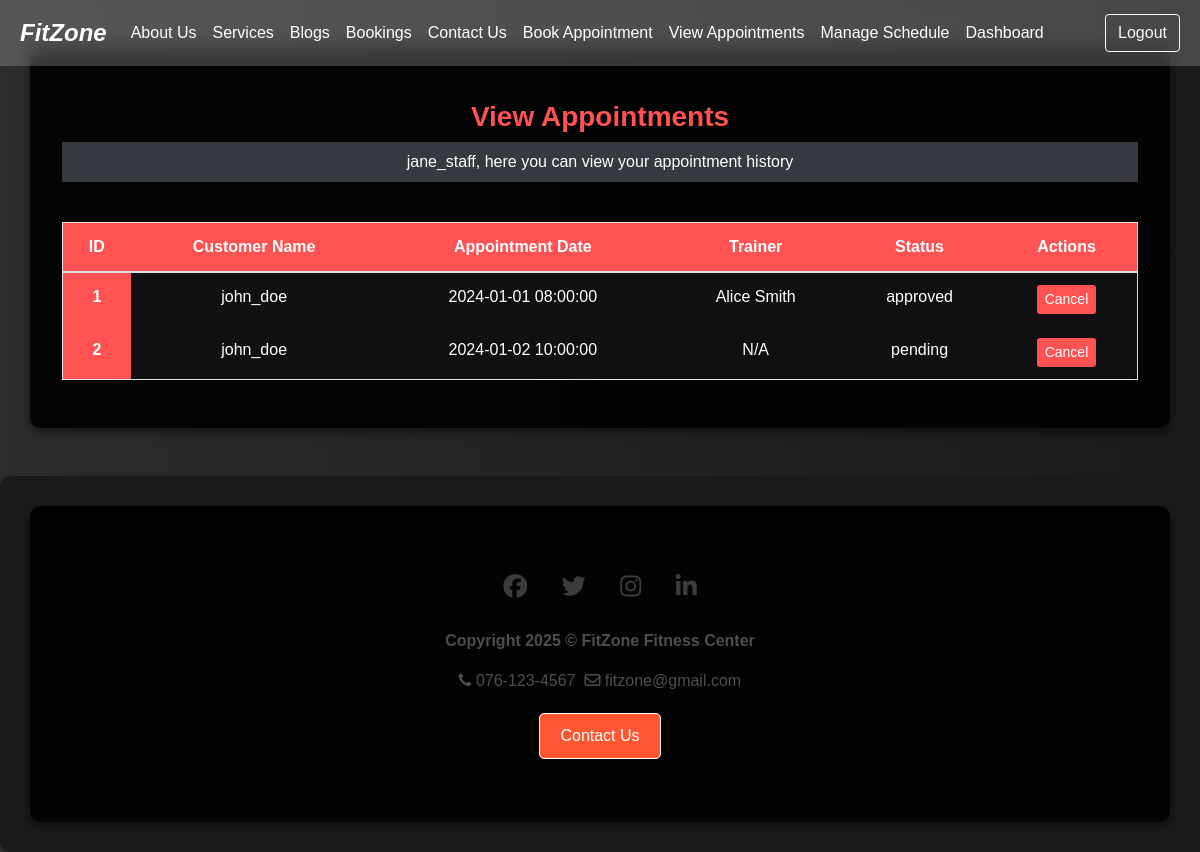
Page /view_appointments.php (signed in) on the committed database.
### tables this page shows
CREATE TABLE IF NOT EXISTS appointments (
    appointment_id INT AUTO_INCREMENT PRIMARY KEY,
    user_id INT NOT NULL,
    customer_name VARCHAR(255) NOT NULL,
    service_type ENUM('personal_training', 'group_class', 'nutrition_counseling') NOT NULL,
    class_id INT,
    trainer_id INT,
    appointment_date DATETIME NOT NULL,
    status ENUM('pending', 'approved', 'rejected') DEFAULT 'pending',
    FOREIGN KEY (user_id) REFERENCES users(user_id)
        ON DELETE CASCADE
        ON UPDATE CASCADE,
    FOREIGN KEY (class_id) REFERENCES fitness_classes(class_id)
        ON DELETE SET NULL
        ON UPDATE CASCADE,
    FOREIGN KEY (trainer_id) REFERENCES trainers(trainer_id)
        ON DELETE SET NULL
        ON UPDATE CASCADE,
    created_at TIMESTAMP DEFAULT CURRENT_TIMESTAMP
);

CREATE TABLE IF NOT EXISTS users (
    user_id INT AUTO_INCREMENT PRIMARY KEY,
    username VARCHAR(50) NOT NULL UNIQUE,
    password_hash VARCHAR(255) NOT NULL,
    email VARCHAR(100) NOT NULL UNIQUE,
    phone_number VARCHAR(15),
    role ENUM('customer', 'staff', 'admin') NOT NULL DEFAULT 'customer',
    created_at TIMESTAMP DEFAULT CURRENT_TIMESTAMP
);

CREATE TABLE IF NOT EXISTS trainers (
    trainer_id INT AUTO_INCREMENT PRIMARY KEY,
    trainer_name VARCHAR(255) NOT NULL,
    phone_number VARCHAR(15) NOT NULL,
    specialty VARCHAR(255),
    certification_details TEXT,
    pricing_packages TEXT,
    image_url VARCHAR(255),
    created_at TIMESTAMP DEFAULT CURRENT_TIMESTAMP
);

### includes/view.appointments.inc.php (called while the page is built, shortened)
<?php
require 'includes/dbh.inc.php';
function fetchAppointments($user_id, $role) {
    global $conn;
    if ($role === 'admin' || $role === 'staff') {
        $sql = "
            SELECT
                a.appointment_id,
                u.username AS customer_name,
                a.appointment_date,
                a.status,
                t.trainer_name AS trainer_name
            FROM appointments a
            LEFT JOIN users u ON a.user_id = u.user_id
            LEFT JOIN trainers t ON a.class_id = t.trainer_id
        ";
        $stmt = $conn->prepare($sql);
    }
    $stmt->execute();
    $result = $stmt->get_result();
    $appointments = $result->fetch_all(MYSQLI_ASSOC);
    return $appointments;
}
?>

### view_appointments.php (the view, shortened to what this page needs)
<?php
require "header.php";
require 'includes/view.appointments.inc.php';
?>
<div class="container my-5">
    <h3 class="text-center">View Appointments</h3>
    <?php
    if (isset($_SESSION['user_id'])) {
        echo '<p class="text-center bg-dark p-2">' . htmlspecialchars($_SESSION['username']) . ', here you can view your appointment history</p><br>';
        $appointments = fetchAppointments($_SESSION['user_id'], $_SESSION['role']);
        if (!empty($appointments)) {
            echo '
                <table class="table table-hover table-bordered text-center">
                    <thead>
                        <tr>
                            <th scope="col">ID</th>
                            <th scope="col">Customer Name</th>
                            <th scope="col">Appointment Date</th>
                            <th scope="col">Trainer</th>
                            <th scope="col">Status</th>
                            <th scope="col" class="table-danger">Actions</th>
                        </tr>
                    </thead>
                    <tbody>';
            foreach ($appointments as $appointment) {
                echo "
                        <tr>
                            <form action='' method='POST'>
                                <input name='id' type='hidden' value='" . htmlspecialchars($appointment["appointment_id"]) . "'>
                                <th scope='row'>" . htmlspecialchars($appointment["appointment_id"]) . "</th>
                                <td>" . htmlspecialchars($appointment["customer_name"]) . "</td>
                                <td>" . htmlspecialchars($appointment["appointment_date"]) . "</td>
                                <td>" . htmlspecialchars($appointment["trainer_name"] ?: 'N/A') . "</td>
                                <td>" . htmlspecialchars($appointment["status"]) . "</td>
                                <td><button type='submit' name='delete-submit' class='btn btn-danger btn-sm'>Cancel</button></td>
                            </form>
                        </tr>";
            }
            echo '
                    </tbody>
                </table>';
        } else {
            echo '<p class="alert alert-danger text-center">No appointments found!</p>';
        }
    } else {
        echo '<p class="text-center text-danger"><br>You are currently not logged in!<br></p>
              <p class="text-center">Please log in to view your appointments.<br><br></p>';
    }
    ?>
</div>
<?php
require "footer.php";
?>

### css/style.css (style rules this page uses)
* { margin: 0; padding: 0; box-sizing: border-box; font-family: 'Arial', sans-serif; }
body { overflow-y: scroll; overflow-x: hidden; background: linear-gradient(to bottom, #333, #6e6e6e); }
h3 { text-shadow: 2px 1px rgba(0, 0, 0, 0.5); }
.text-center { text-align: center; }

### header.php (style rules this page uses)
body { background: linear-gradient(to right, #6a5b5b, #a55d5d); color: white; font-family: 'Arial', sans-serif; }

### view_appointments.php (style rules this page uses)
body { background: linear-gradient(to right, #2c2c2c, #1a1a1a); color: white; }
.container { background: rgba(0, 0, 0, 0.9); padding: 2rem; border-radius: 10px; box-shadow: 0 4px 8px rgba(0, 0, 0, 0.5); }
h3 { font-weight: bold; color: #ff5252; margin-top: 20px; }
.table { background: rgba(255, 255, 255, 0.05); border-radius: 10px; color: white; }
.table th { background-color: #ff5252; color: white; border: none; }
.table td { border: none; }
.btn-danger { background-color: #ff5252; border: none; }

### rows in the picture
appointments: appointment_id "1", user.username "john_doe", appointment_date "2024-01-01 08:00:00", trainers.trainer_name "Alice Smith", status "approved"
appointments: appointment_id "2", user.username "john_doe", appointment_date "2024-01-02 10:00:00", trainer_name "N/A", status "pending"

### other values in the picture
$_SESSION['username'] "jane_staff"
